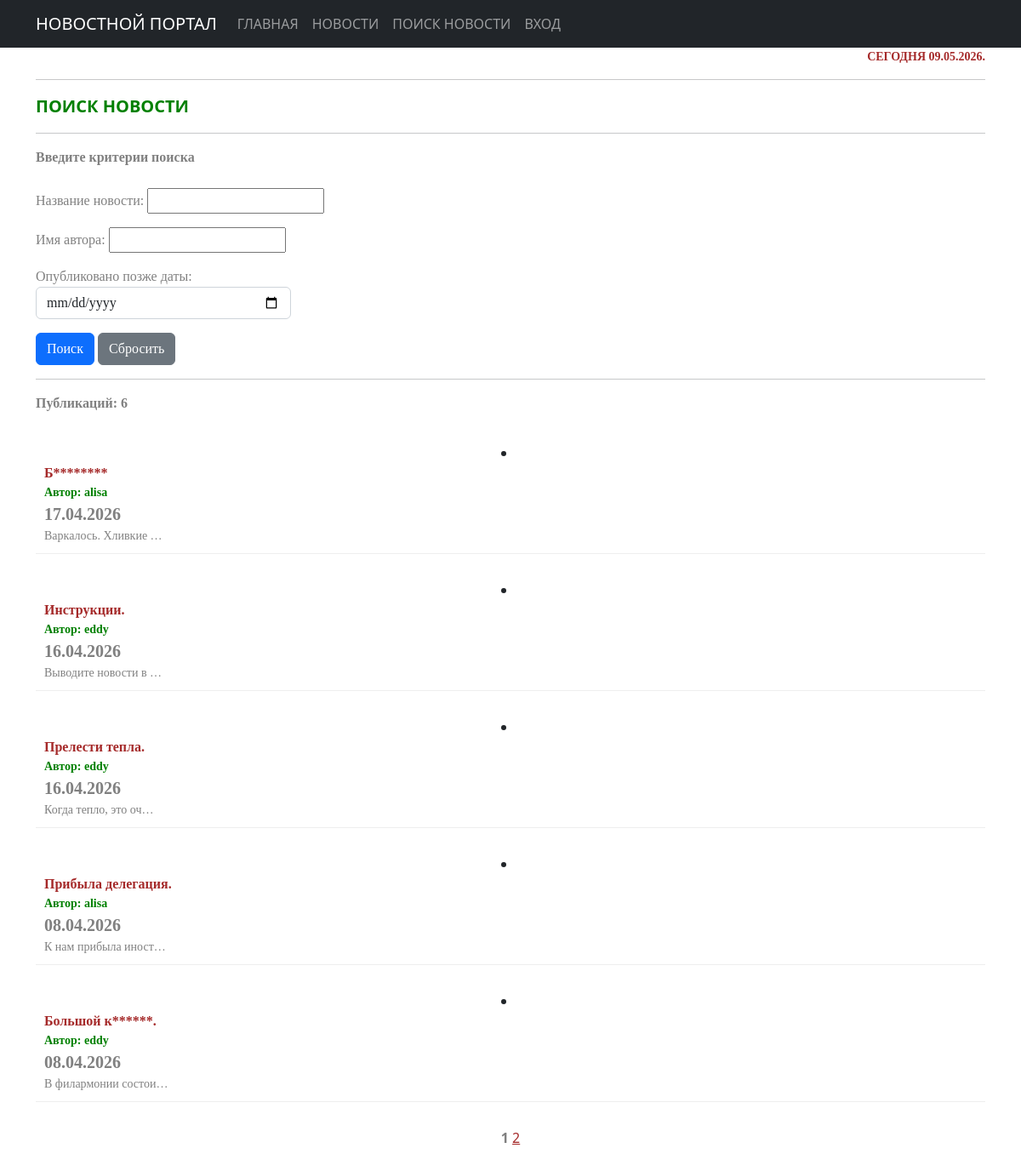
The page /news/search/ on the database as committed earlier.
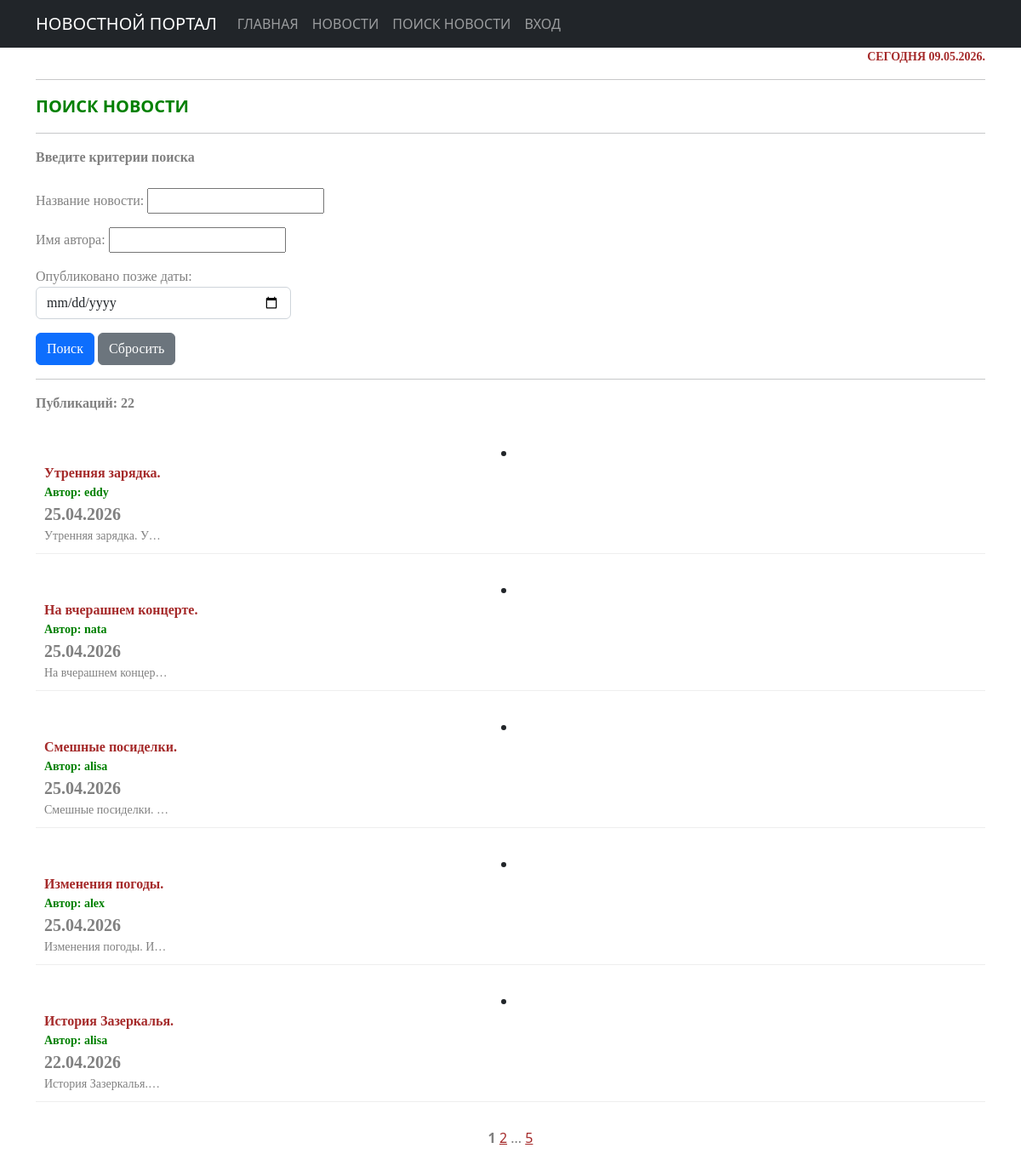
The same page on the database as committed later.
### news/models.py (models this page shows, shortened)
class Post(models.Model):
    ARTICLE = 'AR'
    NEWS = 'NW'
    TYPE_CHOICES = [(ARTICLE, 'Статья'), (NEWS, 'Новость')]
    author = models.ForeignKey(Author, on_delete=models.CASCADE)
    post_type = models.CharField(max_length=2, choices=TYPE_CHOICES, default=ARTICLE)
    created_at = models.DateTimeField(auto_now_add=True)
    categories = models.ManyToManyField(Category, through='PostCategory')
    title = models.CharField(max_length=250)
    text = models.TextField()
    rating = models.IntegerField(default=0)
    class Meta:
        ordering = ['-created_at']

### accounts/models.py (models this page shows, shortened)
class Author(models.Model):
    user = models.OneToOneField(
        User,
        on_delete=models.CASCADE,
        related_name='author'
    )
    rating = models.IntegerField(default=0)

### news/views.py (the view)
# urls.py: path('search/', news_search, name='news_search'),
def news_search(request):
    news_list = Post.objects.all().select_related('author__user')  # ← Оптимизация: загружаем сразу User
    news_filter = NewsFilter(request.GET, queryset=news_list)
    paginator = Paginator(news_filter.qs, 5)
    page_number = request.GET.get('page')
    page_obj = paginator.get_page(page_number)
    return render(request, 'flatpages/post_search.html', {
        'filter': news_filter,
        'page_obj': page_obj,
    })

### news/templatetags/custom_filters.py (called while the page is built)
@register.filter()
def censor(text):
    if not isinstance(text, str):
        raise TypeError("Требуется строка, получено: " + str(type(text).__name__))
    words = text.split()
    result = []
    for word in words:
        clean_word = ""
        punctuation = ""
        for char in word:
            if char.isalpha():
                clean_word += char
            else:
                punctuation += char
        if not clean_word:
            result.append(word)
            continue
        if clean_word.lower() in forbidden_words and clean_word[1:].islower():
            censored = clean_word[0] + '*' * (len(clean_word) - 1)
            result.append(censored + punctuation)
        else:
            result.append(word)
    return " ".join(result)

### news/templatetags/custom_tags.py (called while the page is built)
@register.simple_tag()
def current_time(format_string='%d.%m.%Y.'):
    return datetime.utcnow().strftime(format_string)

@register.simple_tag(takes_context=True)
def url_replace(context, **kwargs):
   d = context['request'].GET.copy()
   for k, v in kwargs.items():
       d[k] = v
   return d.urlencode()

### templates/flatpages/post_search.html (shortened to what this page needs)
{% extends 'flatpages/default.html' %}
{% load custom_filters %}
{% load custom_tags %}
{% block content %}
<div style="text-align: right; color: brown; font-size: 14px; font-weight: bold; font-family: tahoma;">
    СЕГОДНЯ {% current_time %}
</div>
<hr>
<div style="text-align: left; color: green; font-size: 20px; font-weight: bold;">
        ПОИСК НОВОСТИ
</div>
<hr>
<div style="text-align: left; color: grey; font-size: 16px; font-weight: bold; font-family: tahoma;">
    Введите критерии поиска</div>
    <br>
    <form method="get" style="text-align: left; color: grey; font-family: tahoma;">
        {{ filter.form.as_p }}
        <button type="submit" class="btn btn-primary">Поиск</button>
        <a href="{% url 'news:news_search' %}" class="btn btn-secondary">Сбросить</a>
    </form>
    <hr>
    {% if filter.qs %}
        <div style="text-align: left; color: grey; font-family: tahoma; font-weight: bold; font-size: 16px;">
            Публикаций: {{ filter.qs.count }}</div>
            <br>
            {% for news in page_obj %}
            <li style="margin-bottom: 20px; padding: 10px; border-bottom: 1px solid #eeeeee;">
            <div style="text-align: left; color: grey; font-family: tahoma; font-size: 16px;">
                <div style="text-align: left; font-size: 16px;color: brown; font-weight: bold;">
                    {{ news.title|censor }}</div>
                <div style="text-align: left; font-size: 14px;color: green; font-weight: bold;">
                    Автор: {{ news.author.user.username }}</div>
                <div style="text-align: left; font-size: 20px;color: grey; font-weight: bold;">
                    {{ news.created_at|date:"d.m.Y" }}</div>
                <div style="text-align: left; font-size: 14px;">
                    {{ news.text|censor|truncatechars:20 }}</div>
            </div>
        </li>
            {% endfor %}
    {% elif request.GET %}
        <div style="text-align: left; color: orange; font-family: tahoma; font-weight: bold; font-size: 16px;">
            К сожалению, по вашему запросу ничего не найдено...</div>
    {% endif %}
<div style="color: grey; text-align: center; margin: 30px 0;">
  <strong style="color: grey;">{{ page_obj.number }}</strong>
  {% if page_obj.has_next %}
    <a href="?{% url_replace page=page_obj.next_page_number %}" style="color: brown;">
        {{ page_obj.next_page_number }}</a>
    {% if page_obj.paginator.num_pages != page_obj.next_page_number %}
      ... <a href="?{% url_replace page=page_obj.paginator.num_pages %}" style="color: brown;">
    {{ page_obj.paginator.num_pages }}</a>
    {% endif %}
  {% endif %}
</div>
{% endblock content %}

Rows that differ between the two databases and show on the page:
no longer on this page (row unchanged): Post: title|censor "Б********", author.user.username "alisa", created_at "17.04.2026", text|censor "Варкалось. Хливкие …"
no longer on this page (row unchanged): Post: title|censor "Инструкции.", author.user.username "eddy", created_at "16.04.2026", text|censor "Выводите новости в …"
no longer on this page (row unchanged): Post: title|censor "Прелести тепла.", author.user.username "eddy", created_at "16.04.2026", text|censor "Когда тепло, это оч…"
no longer on this page (row unchanged): Post: title|censor "Прибыла делегация.", author.user.username "alisa", created_at "08.04.2026", text|censor "К нам прибыла иност…"
no longer on this page (row unchanged): Post: title|censor "Большой к******.", author.user.username "eddy", created_at "08.04.2026", text|censor "В филармонии состои…"
added Post: title|censor "Утренняя зарядка.", author.user.username "eddy", created_at "25.04.2026", text|censor "Утренняя зарядка. У…"
added Post: title|censor "На вчерашнем концерте.", author.user.username "nata", created_at "25.04.2026", text|censor "На вчерашнем концер…"
added Post: title|censor "Смешные посиделки.", author.user.username "alisa", created_at "25.04.2026", text|censor "Смешные посиделки. …"
added Post: title|censor "Изменения погоды.", author.user.username "alex", created_at "25.04.2026", text|censor "Изменения погоды. И…"
added Post: title|censor "История Зазеркалья.", author.user.username "alisa", created_at "22.04.2026", text|censor "История Зазеркалья.…"
Other text that changed with them:
{{ filter.qs.count }}: "6" → "22"
{{ page_obj.paginator.num_pages }}: (not shown) → "5"
